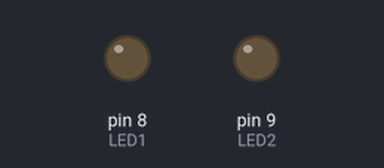
The sketch below on a simulated Arduino Uno, built with avr-gcc and run on an emulated ATmega328P. Parts: output pins drawn as LEDs (lit = HIGH).

Above: at 5.1 s.
At 7.8 s:
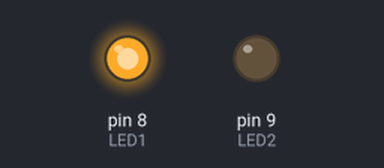
At 11.3 s:
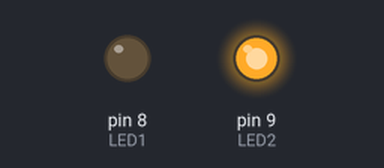
Timing chart, 0 to 16.3 s (numbered marks = the images above):
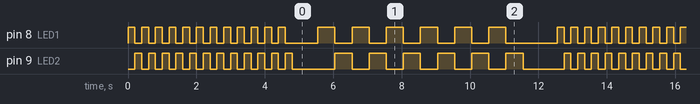

The sketch:

homework4.ino
```cpp
#define LED1 		8
#define LED2 		9

void setup()
{
	pinMode(LED1, OUTPUT);
	pinMode(LED2, OUTPUT);
}

void loop()
{
	int i;
	for (i = 0; i < 12; i++)
	{
		digitalWrite(LED1, HIGH);
		digitalWrite(LED2, LOW);

		delay(200);

		digitalWrite(LED2, HIGH);
		digitalWrite(LED1, LOW);

		delay(200);
	}

	digitalWrite(LED2, LOW);

	delay(750);

	for (i = 0; i < 6; i++)
	{
		digitalWrite(LED1, HIGH);
		digitalWrite(LED2, LOW);

		delay(500);

		digitalWrite(LED2, HIGH);
		digitalWrite(LED1, LOW);

		delay(500);
	}

	digitalWrite(LED2, LOW);

	delay(1000);
}
```

Measured:
- by itself, pin 9 (LED2): moves between LOW and HIGH, repeating every 12.6 s
- by itself, pin 8 (LED1): repeats every 12.6 s: HIGH 0.20 s, LOW 0.95 s, 5 × (HIGH 0.50 s, LOW 0.50 s), HIGH 0.50 s, LOW 1.5 s, 11 × (HIGH 0.20 s, LOW 0.20 s)
- by itself, everything shown: repeats every 12.6 s, in 38 steps
